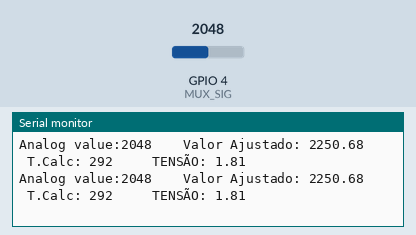
Recording of a sketch running on a simulated ESP32. On the bench: the last lines printed to the serial monitor. Inputs (shaded band) come from the test bench; at power-on: GPIO 4 (MUX_SIG) = 2048.

Above: at 2.2 s.
2.3 s: GPIO 4 (MUX_SIG) set to 2866
At 2.64 s:
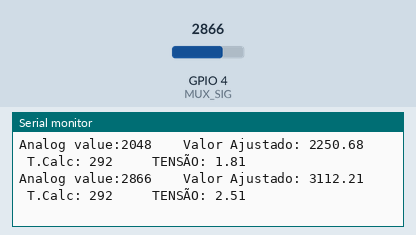
3.8 s: GPIO 4 (MUX_SIG) set to 3603
At 3.9 s:
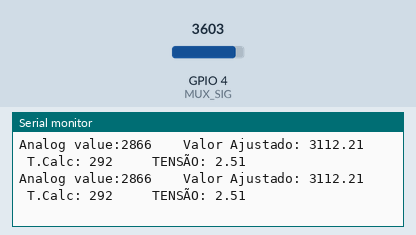
Timing chart, 0 to 6.8 s (numbered marks = the images above; inputs shaded):
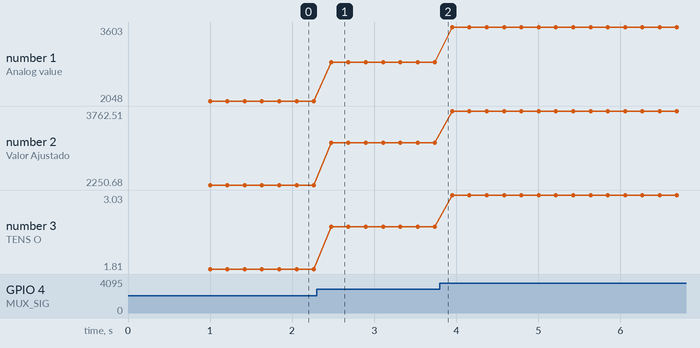

Measured:
- after the input at 2.3 s, the serial monitor: prints a new line after 0.18 s (image 1)
- plotted number 1: 2048 → 2866 after the input at 2.3 s, 2866 → 3603 after the input at 3.8 s
- plotted number 2: 2250.68 → 3112.21 after the input at 2.3 s, 3112.21 → 3762.51 after the input at 3.8 s
- plotted number 3: 1.81 → 2.51 after the input at 2.3 s, 2.51 → 3.03 after the input at 3.8 s

The sketch:

potentiometer_measure.ino
```cpp
// bibliotecas

#include <SPI.h>
#include <LoRa.h>
#include <Wire.h>
#include <TinyGPS++.h>
#include <HardwareSerial.h>
#include <Adafruit_ADS1015.h>

// Serial defines

#define BAUD 2000000            // BAUD serial rate

// Mux defines

#define S0 32 //MUX control pins
#define S1 14
#define S2 13
#define S3 0
#define MUX_SIG 4 //MUX input Pin

// polynomial coefficients

const float p5 = 17.5938359490609;
const float p4 = 1.21697808640912;
const float p3 = -0.000168313273959029;
const float p2 =  7.69758075646963e-08;
const float p1 = -1.21956845031952e-11;

// inc

int i = 0;

//Conversion Ratios (Voltage Divider)
const float DT5_RATIO = 1.552971576; // VOLTAGE DIVIDER FOR THE POTENTIOMETER

// MUX input pins
const byte PotMux = 4;

// Functions
float polyfit(float value)
{
  float fittedReading;
  fittedReading = (value*value*value*value*p1)+(value*value*value*p2)+(value*value*p3) + (value*p4) + p5;
  Serial.print("Valor Ajustado: ");
  Serial.print(fittedReading);
  Serial.print(" \t ");

  return fittedReading;
}

float PotentiometerRead(){
  SetMuxChannel(PotMux);
  float readVoltage = (polyfit(analogRead(MUX_SIG)) * 3.3) / 4095;  //if analog read == 4095, it is reading 3.3V, so convert the reading from bits to Voltage
  return readVoltage; //Multiply by the ratio of the voltage divider to find the true voltage value
}

void SetMuxChannel ( int channel ) {

  digitalWrite(S0, channel>>0&1);
  digitalWrite(S1, channel>>1&1);
  digitalWrite(S2, channel>>2&1);
  digitalWrite(S3, channel>>3&1);

}


void setup() {

  //pinMode(PIN_POTENCIOMETER, INPUT);
  //MUX pins
  Serial.begin(BAUD);
  Serial.println("Test code for the potentiometer multiplexed");
  pinMode(S0, OUTPUT);
  pinMode(S1, OUTPUT);
  pinMode(S2, OUTPUT);
  pinMode(S3, OUTPUT);
  pinMode(MUX_SIG, INPUT);
  digitalWrite(S0, LOW);
  digitalWrite(S1, LOW);
  digitalWrite(S2, LOW);
  digitalWrite(S3, LOW);
  delay(1000);
}


void loop() {


  Serial.print("Analog value:");
  Serial.print(analogRead(MUX_SIG));
  Serial.print(" \t ");
  int timeStarted = micros();
  float readVoltage = PotentiometerRead();
  int timeEnded = micros();
  Serial.print("T.Calc: ");
  Serial.print(timeEnded - timeStarted);
  Serial.print(" \t ");
  Serial.print(" TENSÃO: ");
  Serial.println(readVoltage);
  delay(10);

  delay(200);

}
```
